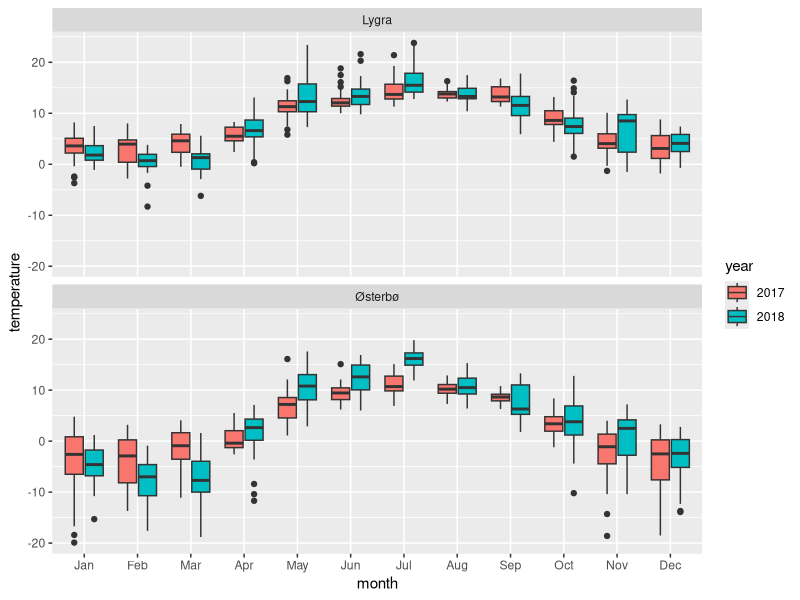
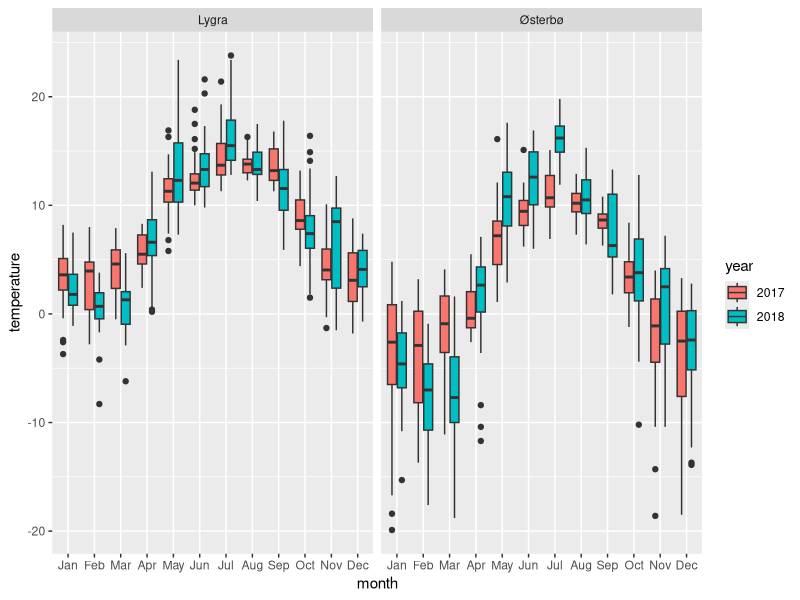
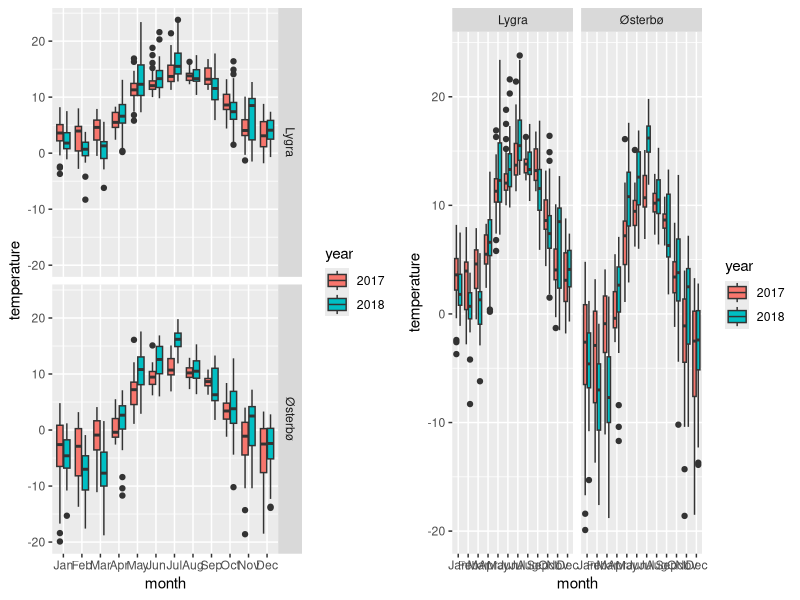
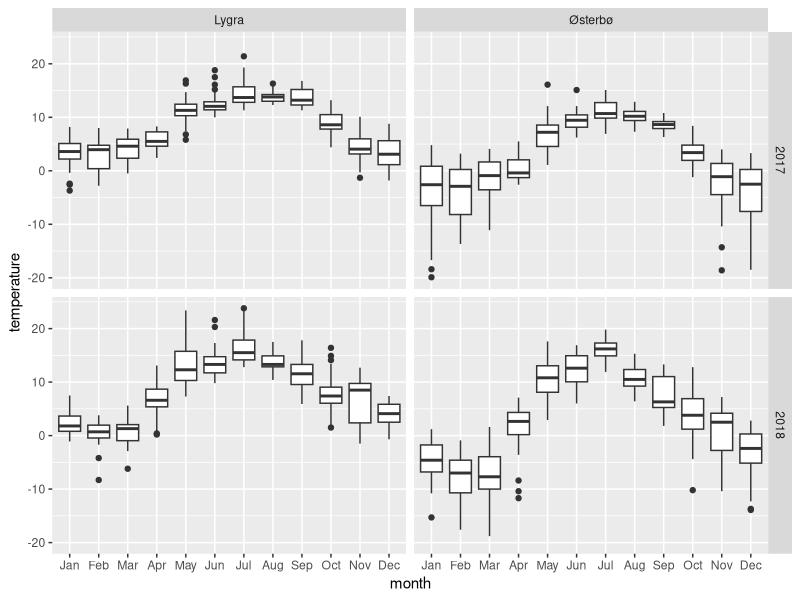

Here is the R script that generated these plots, in order:
## ---- chunk 1
knitr::opts_chunk$set(echo = TRUE, fig.align = "center")

# title: Grid of clustered/grouped boxplots
# author: jonathan
# revised: 14/3/2020

WEB <- c("https://bioceed.uib.no/dropfolder/bioSTATS/Rmd/Visualizing/Faceted/grid-clustered-boxplots.html")
GIT <- c("https://github.com/jonathansoule/biostats/blob/master/Visualizing/Faceted/grid-clustered-boxplots.Rmd")
library(ggplot2)
library(gridExtra)

# predictor variables
location <- rep(c("Lygra", "Østerbø"), each = 730)
year <- factor(rep(rep(2017:2018, each = 365), 2))
month <- factor(rep(c(rep("Jan", 31), rep("Feb", 28), rep("Mar", 31), rep("Apr", 30), rep("May", 31), rep("Jun", 30), rep("Jul", 31), rep("Aug", 31), rep("Sep", 30), rep("Oct", 31), rep("Nov", 30), rep("Dec", 31)), 4), levels = c(month.abb))

# response variable
temperature <- c(
  # [2017lygra]
  2.4, 0.3, 2.8, 2.3, -2.4, 2.9, 2.6, 4.6, 6.8, 5.3, 3.9, 3.2, 1.3, -0.4, -3.7, -2.6, 3.6, 6.9, 8.2, 8.0, 5.7, 4.1, 4.6, 5.1, 7.1, 4.9, 3.0, 4.7, 5.1, 1.6, 2.1, 1.3, 4.7, 8.0, 6.1, 4.3, 3.7, -0.4, -2.8, -2.1, -0.9, 0.2, 0.4, 0.4, 0.7, 2.4, 5.5, 4.4, 5.0, 6.6, 6.6, 4.3, 4.3, 0.9, -0.9, 1.7, 4.4, 5.5, 4.2, 2.3, 2.2, 3.2, 2.8, 5.4, 2.4, -0.3, -0.5, 4.2, 3.6, 4.6, 6.7, 5.2, 6.7, 5.8, 5.6, 3.1, 1.1, 2.1, 5.2, 4.5, 2.1, 1.9, 5.1, 6.1, 7.1, 6.8, 6.2, 5.8, 6.0, 7.9, 8.1, 7.2, 8.3, 7.0, 5.8, 5.8, 7.3, 8.2, 7.4, 4.3, 3.5, 6.2, 5.1, 4.4, 4.6, 4.8, 5.2, 4.6, 5.0, 7.2, 4.1, 4.6, 2.4, 3.1, 5.1, 4.9, 6.4, 7.4, 8.0, 7.6, 10.0, 11.4, 11.1, 12.2, 12.7, 13.1, 11.9, 8.4, 5.8, 6.8, 7.4, 10.4, 10.9, 10.1, 12.2, 11.8, 12.3, 10.8, 13.1, 14.7, 10.7, 11.3, 12.5, 10.9, 10.2, 12.7, 16.9, 16.3, 12.4, 11.3, 10.0, 10.6, 11.6, 13.7, 11.3, 11.4, 10.7, 16.1, 10.8, 11.9, 12.9, 12.9, 12.3, 11.4, 12.9, 15.2, 12.9, 12.6, 12.8, 11.6, 12.3, 12.1, 11.9, 11.7, 11.1, 10.0, 11.3, 12.0, 14.9, 17.5, 18.8, 13.4, 11.6, 12.5, 13.2, 12.9, 12.8, 12.8, 12.3, 11.9, 13.6, 11.9, 11.3, 13.5, 16.1, 13.7, 13.0, 12.2, 13.7, 14.8, 21.4, 15.9, 17.9, 19.3, 15.2, 16.6, 16.6, 15.6, 14.1, 15.1, 15.8, 14.5, 15.2, 12.7, 15.6, 14.1, 14.4, 13.1, 12.9, 14.0, 16.1, 13.6, 13.9, 13.8, 12.6, 12.3, 13.9, 14.1, 15.4, 16.3, 13.7, 13.8, 13.8, 15.2, 12.3, 13.7, 13.8, 14.0, 13.6, 14.4, 12.9, 12.8, 12.8, 11.9, NA, 16.3, 14.9, 12.5, 13.4, 11.3, 13.8, 12.1, 11.8, 12.8, 11.9, 12.4, 13.0, 13.9, 13.5, 13.1, 11.6, 13.4, 12.4, 12.3, 13.2, 15.2, 15.6, 16.4, 15.6, 16.8, 16.7, 16.3, 12.0, 13.0, 11.7, 10.6, 8.2, 7.1, 8.3, 7.5, 7.3, 7.8, 8.3, 10.0, 7.8, 10.4, 11.9, 11.7, 9.6, 10.0, 8.5, 8.1, 11.3, 13.2, 12.3, 9.7, 7.8, 10.2, 9.6, 8.5, 8.6, 5.4, 4.4, 6.7, 10.1, 6.9, 6.6, 7.9, 5.2, 3.7, 8.5, 7.6, 7.2, 3.3, 3.6, 3.9, 3.1, 4.2, 5.3, 6.0, 5.9, 5.2, 4.4, 1.6, 0.6, 2.1, 3.7, 4.8, 3.8, 3.3, 1.2, 1.5, -0.3, -1.3, -1.8, 3.8, 3.7, 2.7, 7.2, 7.2, 6.1, 4.3, 3.2, -0.2, -0.2, -0.7, 1.1, 1.9, -1.2, NA, 3.0, 3.3, 5.9, 6.8, 4.9, 5.7, 8.8, 5.4, 6.2, 1.3, 1.4, 0.0, 0.1, 1.5, 2.7,
  # [2018lygra]
  3.6, 1.7, 2.7, 0.8, -1.1, -0.9, 0.9, 3.7, 3.6, 7.5, 4.3, 1.8, 0.2, 2.9, 3.8, 1.2, 0.5, -0.4, 0.8, 1.4, 0.3, 1.5, 4.2, 5.8, 5.1, 0.7, 1.6, 5.5, 2.4, 2.9, 1.9, 1.6, -0.6, -1.1, -1.7, 0.2, -0.6, -0.1, 2.4, 3.1, 2.6, 1.4, -0.5, 2.1, 3.2, 2.7, 1.8, 3.8, NA, 1.8, 0.7, 1.3, -0.2, 0.4, 0.7, 0.9, -0.4, -4.2, -8.3, -6.2, -2.9, -1.8, -1.1, -1.2, -0.8, 0.4, 1.7, 0.7, 1.2, 2.3, 2.7, 1.3, 1.8, 2.1, -1.2, -2.4, -1.2, 2.1, 1.2, 1.7, 2.0, 4.7, 5.6, 4.3, 3.1, 1.6, 1.7, 1.6, 1.1, 0.2, 0.5, 0.2, 0.4, 1.7, 2.4, 2.8, 5.9, 5.2, 5.0, 6.1, 7.9, 9.7, 11.2, 11.3, 10.6, 8.1, 9.7, 9.6, 13.1, 8.7, 7.8, 8.1, 7.4, 6.8, 6.2, 6.4, 6.1, 6.1, 6.1, 8.6, 8.4, 9.2, 7.3, 7.7, 11.0, 10.2, 11.9, 15.9, 15.8, 10.4, 10.1, 10.8, 14.7, 14.4, 14.9, 9.9, 10.0, 11.1, 11.6, 13.7, 15.7, 13.7, 11.5, 12.3, 15.7, 16.0, 20.2, 19.3, 19.1, 22.9, 23.4, 21.6, 20.3, 16.3, 13.9, 14.0, 14.3, 15.8, 17.3, 17.3, 13.4, 11.9, 11.3, 11.9, 11.8, 11.7, 13.3, 13.3, 12.2, 10.4, 10.7, 9.8, 10.3, 10.7, 11.4, 12.1, 12.4, 13.3, 13.4, 14.9, 15.4, 16.4, 14.9, 14.2, 16.3, 12.9, 12.8, 13.8, 13.3, 13.2, 17.8, 15.4, 14.1, 12.9, 13.5, 17.3, 19.6, 18.9, 15.4, 14.6, 15.9, 15.1, 15.1, 15.5, 16.4, 16.7, 17.9, 23.8, 23.4, 18.8, 18.5, 18.3, 17.5, 16.5, 16.4, 15.0, 13.1, 13.0, 17.3, 16.1, 14.9, 13.1, 12.9, 13.2, 14.7, 14.5, 15.3, 14.9, 13.0, 13.6, 13.7, 12.1, 13.3, 13.8, 12.3, 11.2, 10.4, 10.9, 12.8, 13.7, 13.2, 11.9, 12.0, 13.0, 16.1, 15.0, 14.4, 13.4, 12.3, 17.8, 15.5, 12.3, 12.4, 11.9, 11.3, 10.8, 10.3, 9.8, 10.5, 12.1, 16.2, 14.2, 11.8, 9.3, 9.3, 7.6, 5.9, 9.7, 10.8, 8.4, 7.1, 9.5, 8.7, 7.1, 6.2, 6.4, 8.8, 8.3, 6.9, 5.7, 9.3, 11.5, 12.4, 14.9, 16.4, 14.1, 13.4, 7.1, 8.4, 10.9, 8.3, 8.5, 8.6, 8.3, 7.4, 7.1, 5.3, 6.4, 4.6, 3.1, 1.5, 1.8, 4.7, 5.9, 8.9, 6.7, 7.4, 10.8, 9.8, 7.8, 12.7, 10.6, 9.6, 11.1, 9.9, 9.2, 8.6, 9.6, 11.2, 10.9, 9.0, 6.7, 2.2, -0.2, 3.6, 1.2, 1.5, 0.0, -0.8, -1.5, 0.4, 2.9, 9.0, 8.4, 6.1, 5.7, 5.2, 2.1, 2.1, 2.6, 5.7, 3.8, 4.1, 4.6, 1.4, 0.4, -0.1, -0.7, 2.5, 4.1, 2.8, 2.6, 6.9, 6.7, 5.4, 2.5, 0.5, NA, 6.8, 6.5, 7.4, 5.9, 4.2, 3.1, 6.2,
  # [2017Østerbø]
  -3.1, -7.1, -2.8, -7.9, -19.9, -5.9, -2.6, -1.4, 3.8, 1.2, 0.0, -2.3, -8.1, -7.9, -18.4, -16.7, -2.6, 4.1, 4.8, 4.2, 0.9, -2.7, 0.8, -1.8, 4.1, -3.8, 2.6, -0.2, -0.4, -5.6, -11.4, -5.4, -1.5, 1.2, 0.2, -2.4, -3.4, -10.4, -13.2, -10.7, -7.9, -7.4, -9.5, -8.1, -8.4, -4.4, 2.8, 1.2, 0.9, 3.2, 2.3, -0.3, -0.8, -10.7, -13.7, -6.8, -0.6, 0.4, 0.2, -2.3, -4.7, -3.3, -3.6, -5.2, -8.1, -11.1, -9.4, -1.1, -0.6, -2.5, 2.7, 1.9, 1.4, -0.9, 1.4, -1.4, -4.5, -4.7, 0.2, 0.2, -2.5, -3.5, 0.3, 1.9, 3.6, 4.1, 1.6, 2.3, 1.7, 3.9, 5.5, 3.8, 3.4, 1.9, 0.0, 2.1, 4.4, 3.7, 5.2, 1.0, -0.7, 1.7, 0.2, -1.8, -1.2, -1.3, -1.5, -1.8, -0.4, 3.2, -0.6, -0.6, -1.6, -2.6, -1.6, -2.2, -0.4, -0.8, -0.2, -0.5, 1.4, 3.7, 4.4, 4.7, 6.7, 7.5, 5.9, 2.0, 1.2, 1.1, 1.6, 4.2, 5.1, 6.1, 7.2, 7.1, 9.2, 7.8, 9.9, 9.6, 7.3, 6.1, 7.9, 7.2, 7.2, 9.9, 16.1, 12.1, 12.0, 9.3, 7.2, 6.2, 7.6, 10.6, 9.4, 8.0, 8.6, 9.9, 9.3, 9.5, 10.4, 12.1, 9.6, 8.7, NA, NA, 11.0, 11.0, 11.0, 8.4, 6.7, 7.8, 9.2, 10.4, 8.2, 7.3, 6.8, 9.8, 9.8, 11.8, 15.1, 13.7, 10.1, 8.4, 10.1, 9.7, 10.0, 10.3, 10.6, 9.2, 10.5, 10.7, 7.6, 7.7, 9.3, 11.7, 10.4, 6.9, 9.3, 11.6, 15.1, 12.7, 14.3, 15.0, 12.8, 13.9, 13.6, 13.0, 11.3, 11.6, 12.5, 11.3, 11.2, 10.7, 11.3, 11.1, 12.1, 11.1, 10.1, 8.6, NA, NA, 12.9, 10.7, 7.3, 9.4, 10.8, 11.0, 9.6, 12.6, 10.7, 10.2, 9.7, 8.8, 9.4, 8.9, 10.1, 9.7, 10.2, 11.8, 9.9, 7.9, 8.6, 8.6, 7.9, 9.1, 9.1, 10.0, 10.7, 9.7, 7.6, 9.2, 8.9, 8.7, 8.6, 8.1, 7.0, 8.2, 8.8, 6.9, 8.2, 9.2, 6.3, 6.8, 7.5, 7.9, 10.8, 10.6, 9.2, 9.8, 8.8, 8.1, 7.2, 7.7, 8.4, 5.4, 3.7, 3.6, 4.9, 2.8, 0.3, -0.2, 2.1, 3.6, 4.2, 5.3, 6.6, 8.4, 6.6, 4.7, -0.6, 1.4, 4.4, 3.8, 3.4, 1.8, 1.1, 2.7, 2.6, 2.8, 3.0, -0.4, -1.2, 2.1, 4.0, 2.7, 1.3, 3.9, 1.9, -1.7, 2.1, 3.6, 1.4, -1.1, -1.1, -0.4, -2.3, -0.9, 0.5, 0.8, -0.9, -1.6, -5.6, -3.7, -10.4, -7.7, 1.6, -1.9, -1.8, -4.7, -8.6, -7.2, -18.6, -14.3, -15.2, -1.6, -1.2, -2.5, 2.6, 1.8, 3.3, -0.6, -3.1, -7.8, -9.3, -16.1, -7.6, -3.3, -15.1, -18.5, -10.6, -1.2, 0.7, 2.8, 0.6, 0.5, 2.7, 0.0, -0.3, -2.9, -1.5, -5.4, -5.2, -7.6, -4.9,
  # [2018Østerbø]
  -0.9, -3.0, -3.4, -5.4, -9.4, -15.3, -6.4, -7.2, -9.3, -1.8, -2.6, -4.2, -7.5, -4.9, -4.0, -4.6, -10.1, -8.7, -6.2, -5.2, -10.8, -6.4, -0.9, 1.2, -0.6, -3.2, -5.0, -1.7, -1.3, -1.6, -0.6, -5.6, -13.3, -15.6, -14.9, -5.6, -6.9, -7.4, -2.3, -0.9, -3.3, -5.1, -8.6, -7.1, -2.3, -4.3, -4.7, -3.5, -1.1, -5.9, -10.3, -6.3, -16.7, -11.9, -10.2, -8.9, -8.6, -14.7, -17.6, -18.8, -12.1, -8.2, -9.3, -8.6, -8.3, -4.3, -3.3, -5.7, -7.7, -4.8, -5.5, -7.9, -8.1, -6.1, -10.6, -13.4, -11.6, -3.6, -5.8, -1.1, -1.5, 0.8, 1.6, 1.5, -2.7, -6.4, -9.8, -10.7, -10.2, -10.6, -11.7, -10.4, -8.4, -1.8, -0.6, -3.6, 2.1, 3.4, 2.2, 0.1, 0.4, 1.6, 2.6, 4.6, 5.4, 4.6, 5.3, 5.6, 6.8, 7.1, 3.8, 4.4, 4.1, 3.8, 2.7, 2.7, 3.8, 1.2, 0.1, 2.3, 2.9, 4.4, 3.6, 4.6, 7.9, 8.0, 8.5, 10.8, 12.4, 11.6, 9.7, 10.3, 10.2, 13.2, 11.9, 7.1, 7.4, 9.1, 8.8, 8.2, 13.6, 11.6, 12.9, 13.3, 12.5, 11.9, 15.6, 15.2, 15.6, 17.1, 17.6, 16.9, 15.7, 16.3, 14.0, 11.6, 15.6, 13.9, 15.1, 16.1, 15.3, 13.2, 13.4, 12.2, 10.3, 7.0, 9.8, 10.6, 10.0, 6.0, 6.3, 6.4, 7.8, 8.7, 10.2, 12.6, 13.9, 15.8, 12.6, 11.8, 14.4, 16.2, 15.1, 14.6, 18.6, 16.9, 13.0, 12.8, 13.9, 11.9, 16.2, 16.3, 17.8, 16.6, 14.4, 17.9, 18.7, 15.3, 15.9, 15.2, 15.5, 14.1, 14.7, 16.7, 18.2, 15.8, 16.4, 19.8, 18.5, 17.7, 15.9, 16.8, 15.3, 14.3, 14.4, 14.1, 10.0, 10.5, 15.1, 14.8, 10.6, 9.3, 8.9, 8.7, 9.5, 12.1, 12.6, 12.4, 9.7, 10.5, 9.9, 8.0, 9.7, 12.3, 10.6, 8.4, 8.6, 6.4, 7.2, 11.9, 11.7, 9.2, 10.2, 9.4, 11.6, 11.6, 11.1, 12.3, 12.7, 12.2, 10.8, 9.9, 9.4, 7.3, 5.6, 6.4, 6.2, 5.4, 6.0, 7.6, 13.3, 12.4, 5.8, 5.8, 4.9, 3.0, 1.9, 5.2, 6.0, 4.3, 1.8, 4.4, 4.6, 3.5, 1.4, 2.0, 7.6, 3.8, 2.7, 2.1, 5.0, 8.1, 8.5, 8.7, 10.6, 12.8, 12.8, 4.3, 4.4, 7.7, 3.8, 4.2, 4.6, 6.2, 1.0, 1.0, 0.1, 1.9, -0.3, -3.3, -10.2, -4.4, -1.7, 2.8, 3.2, 2.6, 1.8, 5.9, 3.6, 4.1, 4.4, 4.3, 2.4, 4.2, 5.5, 4.7, 3.7, 4.1, 7.2, 4.7, 1.8, 2.0, -1.6, -2.8, -2.7, -5.6, -7.1, -6.2, -9.7, -10.4, -8.6, -4.9, 1.9, 3.6, 1.6, 1.4, 1.2, -1.2, -1.8, -3.9, -0.3, -3.1, -1.3, -1.2, -10.6, -13.9, -12.3, -13.7, -9.1, -3.9, -6.3, -7.6, -2.4, -1.6, -4.0, -5.4, -4.9, -2.6, 1.6, 2.1, 2.0, 0.9, -0.3, -3.1, 2.8
)
## ---- chunk 2
# dataframe
df <- data.frame(location, year, month, temperature)
# structure of the dataframe
str(df)
## ---- chunk 3
ggplot(df, aes(x = month, y = temperature)) +
  geom_boxplot(aes(fill = year)) +
  facet_wrap(~location, ncol = 1)
## ---- chunk 4
ggplot(df, aes(x = month, y = temperature)) +
  geom_boxplot(aes(fill = year)) +
  facet_wrap(~location, nrow = 1)
## ---- chunk 5
grid.arrange(
  ggplot(df, aes(x = month, y = temperature)) + # left plot, levels in rows
    geom_boxplot(aes(fill = year)) +
    facet_grid(rows = vars(location)),
  ggplot(df, aes(x = month, y = temperature)) + # right plot, levels in columns
    geom_boxplot(aes(fill = year)) +
    facet_grid(cols = vars(location)),
  ncol = 2
)
## ---- chunk 6
ggplot(df, aes(x = month, y = temperature)) +
  geom_boxplot() +
  facet_grid(year ~ location)
